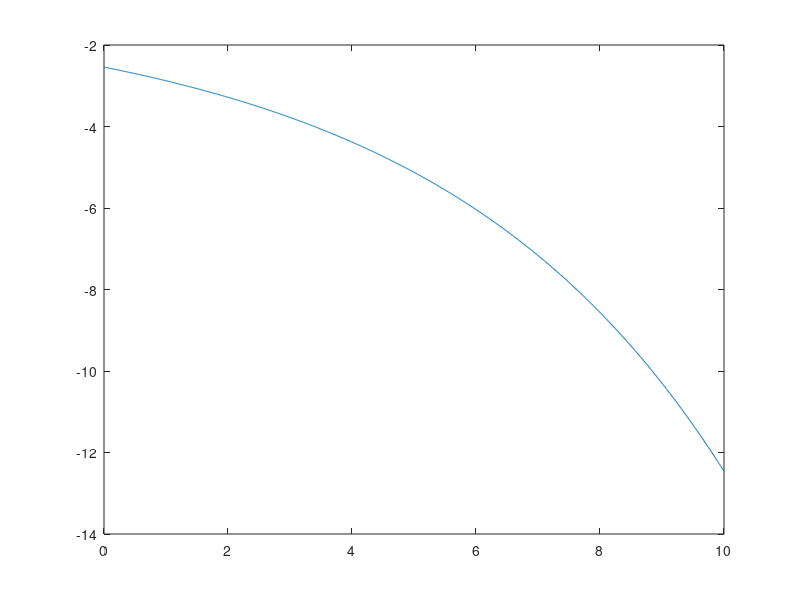

The MATLAB source for this figure:
function y=Q5()
    ebnodB=0:0.01:10;
    ebno = 10.^(ebnodB/10); 
    y = qfunc(sqrt(2*ebno));
    plot(ebnodB,log(y)); 
    [~ ,idx]=min(abs(y-0.01));
    fprintf('value is %d in raw',ebno(idx)); 
    %fprintf('value is %d in raw',ebnodB(idx)); 
    
end